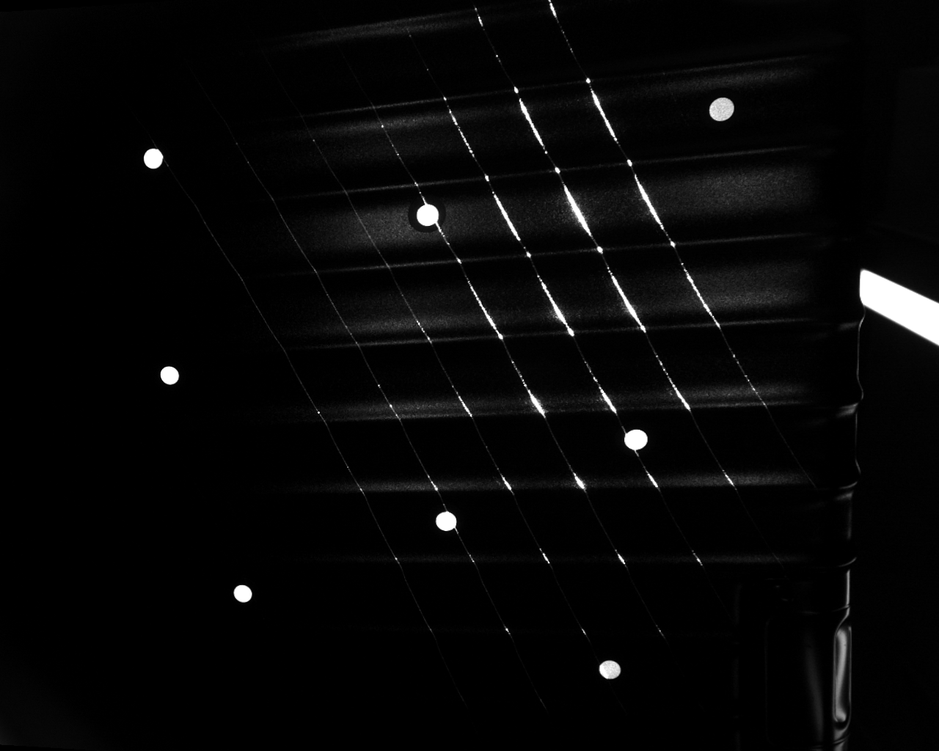
//> input picture test.BMP, 939 x 751 px, shrunk from 1280 x 1024 before the run
$ ./main   (built with g++ and OpenCV 4)
//> lines starting //> are read from the running program, lines starting //| are printed output that depends on the picture; after the words box and inside, x2 and y2 are one past the last pixel; in counts of white or black regions, pixels touching at a corner belong together
//> further down, Src is the input picture: 751 rows x 939 cols, CV_8UC3; min 0, max 255, mean 7.1
#include "opencv2/core/core.hpp"
#include "opencv2/highgui/highgui.hpp"
#include "opencv2/imgproc/imgproc.hpp"
#include <iostream>
#include <vector>
#include <string>

class ExtractLines{
private:
    cv::Mat Src,    //Define Mat to hold source image
            Img,    //Original image
            Dst,    //Processed image
            Dx,     //Partial derivative with respect to x
            Dy,     //Partial derivative with respect to y
            Dxx,    //Second derivate with respect to x
            Dxy,    //Second partial derivative with respect to x and y, Dxy = Dyx
            Dyy;    //Second derivative with respect to y
    std::vector<cv::Point> *DetectPoints;
    void ComputeDerivative(void);
    void ComputeHessian(void);
public:
    ExtractLines(const cv::Mat& Img);
    void imshow(void) const;
    inline ~ExtractLines(){delete DetectPoints;}
};

/**
 * @brief  Compute first and second partial derivative matrixes.
 *         Call ComputeHessian() after all the derivative matrixes
 *         has been computed.
**/
void ExtractLines::ComputeDerivative(void){

    cv::Mat Mask_Dx = (cv::Mat_<float>(3, 1) <<  1,  0 , -1);
    cv::Mat Mask_Dy = (cv::Mat_<float>(1, 3) <<  1,  0 , -1);
    cv::Mat Mask_Dxx = (cv::Mat_<float>(3, 1) << 1, -2 ,  1);
    cv::Mat Mask_Dyy = (cv::Mat_<float>(1, 3) << 1, -2 ,  1);
    cv::Mat Mask_Dxy = (cv::Mat_<float>(2, 2) << 1, -1 , -1, 1);

    cv::filter2D(Dst, Dx, CV_32FC1, Mask_Dx);
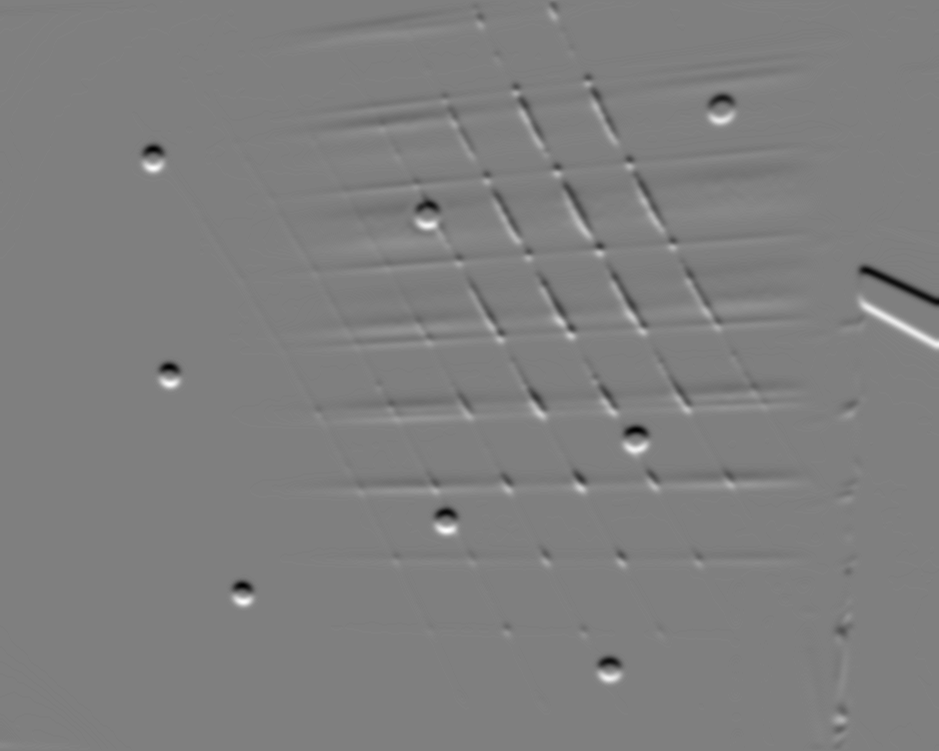
//> Dx: 751 rows x 939 cols, CV_32FC1; min -64, max 64, mean 0; drawn with min black and max white
    cv::filter2D(Dst, Dy, CV_32FC1, Mask_Dy);
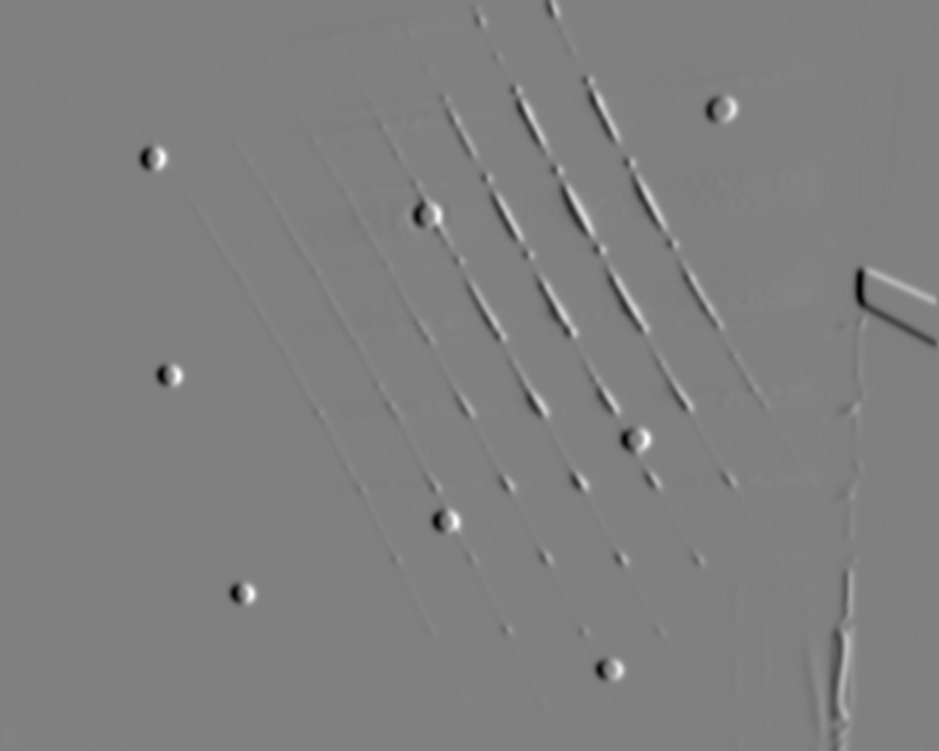
//> Dy: 751 rows x 939 cols, CV_32FC1; min -64, max 63, mean 0; drawn with min black and max white
    cv::filter2D(Dst, Dxx, CV_32FC1, Mask_Dxx);
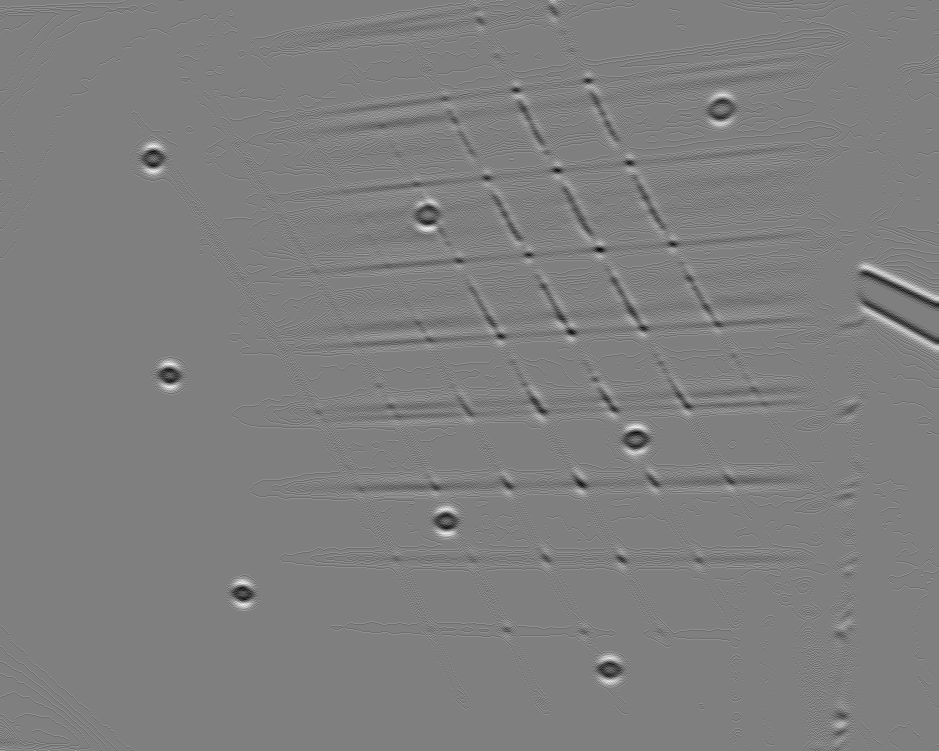
//> Dxx: 751 rows x 939 cols, CV_32FC1; min -8, max 8, mean 2.55e-05; drawn with min black and max white
    cv::filter2D(Dst, Dxy, CV_32FC1, Mask_Dxy);
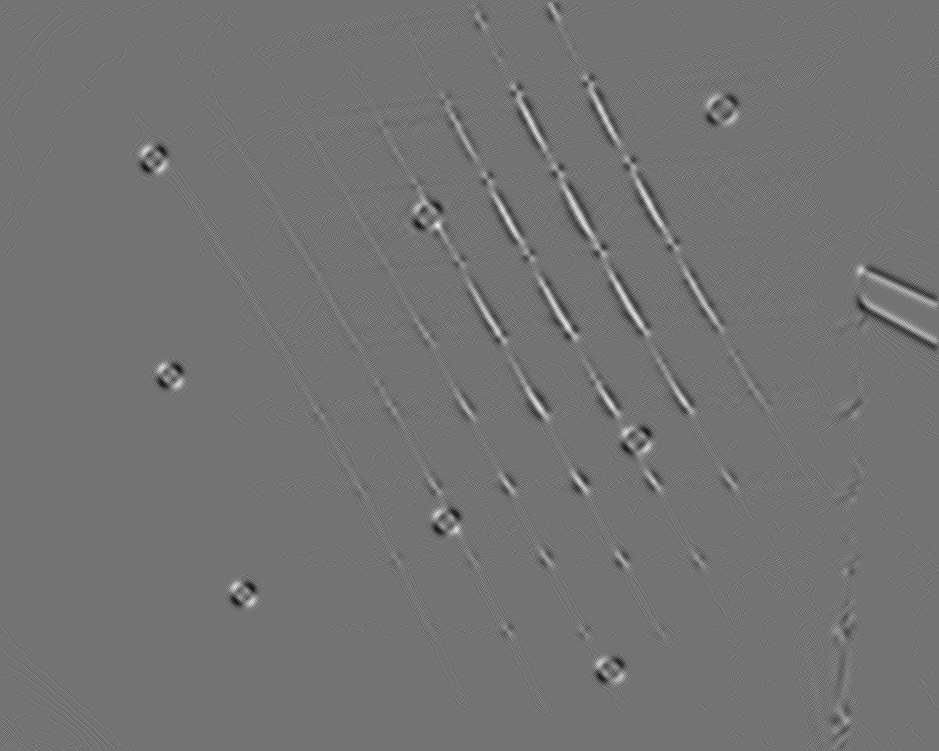
//> Dxy: 751 rows x 939 cols, CV_32FC1; min -5, max 6, mean -1.42e-06; drawn with min black and max white
    cv::filter2D(Dst, Dyy, CV_32FC1, Mask_Dyy);
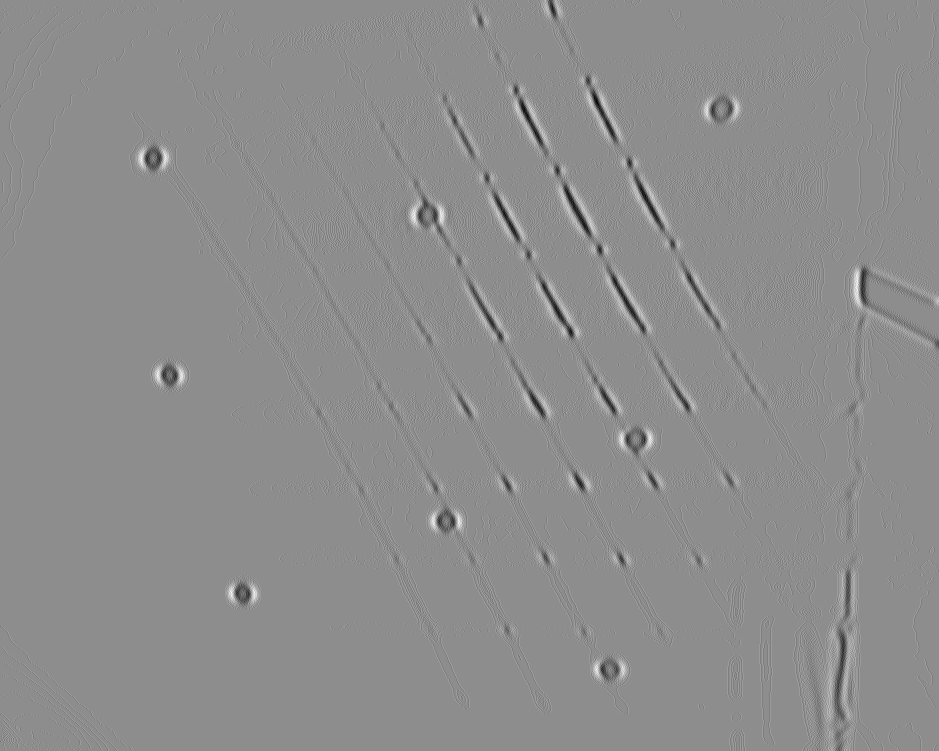
//> Dyy: 751 rows x 939 cols, CV_32FC1; min -10, max 8, mean -1.7e-05; drawn with min black and max white

    ComputeHessian();
}

/**
 * @brief  Compute first and second partial derivative matrixes.
 *         Call ComputeHessian() after all the derivative matrixes
 *         has been computed.
**/
void ExtractLines::ComputeHessian(void){
    for(int x = 0; x < Dst.cols; x++)
    {
        for(int y = 0; y < Dst.rows; y++)
        {
            if(Src.at<uchar>(y,x) > 10)
            {
                cv::Mat Hessian(2,2,CV_32FC1),Eigenvalue,Eigenvector;
                Hessian.at<float>(0, 0) = Dxx.at<float>(y, x);
                Hessian.at<float>(0, 1) = Dxy.at<float>(y, x);
                Hessian.at<float>(1, 0) = Dxy.at<float>(y, x);
                Hessian.at<float>(1, 1) = Dyy.at<float>(y, x);

                cv::eigen(Hessian, Eigenvalue, Eigenvector);
                double Nx, Ny;
                if(fabs(Eigenvalue.at<float>(0, 0)) >= fabs(Eigenvalue.at<float>(1, 0)))
                {
                    Nx = Eigenvector.at<float>(0, 0);
                    Ny = Eigenvector.at<float>(0, 1);
                }
                else
                {
                    Nx = Eigenvector.at<float>(1, 0);
                    Ny = Eigenvector.at<float>(1, 1);
                }
                double denominator = Dxx.at<float>(y,x) * Nx * Nx + 2 * Dxy.at<float>(y,x) * Nx * Ny + Dyy.at<float>(y,x) * Ny * Ny, t;
                if(denominator != 0.0)
                {
                    t = -(Dx.at<float>(y,x) * Nx + Dy.at<float>(y,x) * Ny) / denominator;
                    if(fabs(t * Nx) <= 0.5 && fabs(t * Ny) <= 0.5)
                    {
                        cv::Point_<float> res(x,y);
                        (*DetectPoints).push_back(res);
                    }
                }

            }
        }
    }
}

/**
 * @brief  Constructor, init the image and preprocess the input image with Gaussian filter.
           Throw error if cannot open the image.
   @param  img_name: the input file name.
**/
ExtractLines::ExtractLines(const cv::Mat& Input_img){
    Src = Input_img.clone();
    Img = Input_img.clone();
    cv::cvtColor(Src, Src, CV_BGR2GRAY);    //Convert RGB image to gray space
    Dst = Src.clone();
    cv::GaussianBlur(Dst, Dst, cv::Size(0, 0), 3, 3);
    DetectPoints = new std::vector<cv::Point>;
    ComputeDerivative();
}

/**
 * @brief  Draw detected salient points on original image using cv::circle and display the result.
**/
void ExtractLines::imshow(void) const{
    for(unsigned int i = 0; i < (*DetectPoints).size(); i++){
        cv::circle(Img, (*DetectPoints)[i], 0.3, cv::Scalar(0, 0, 200));
    }
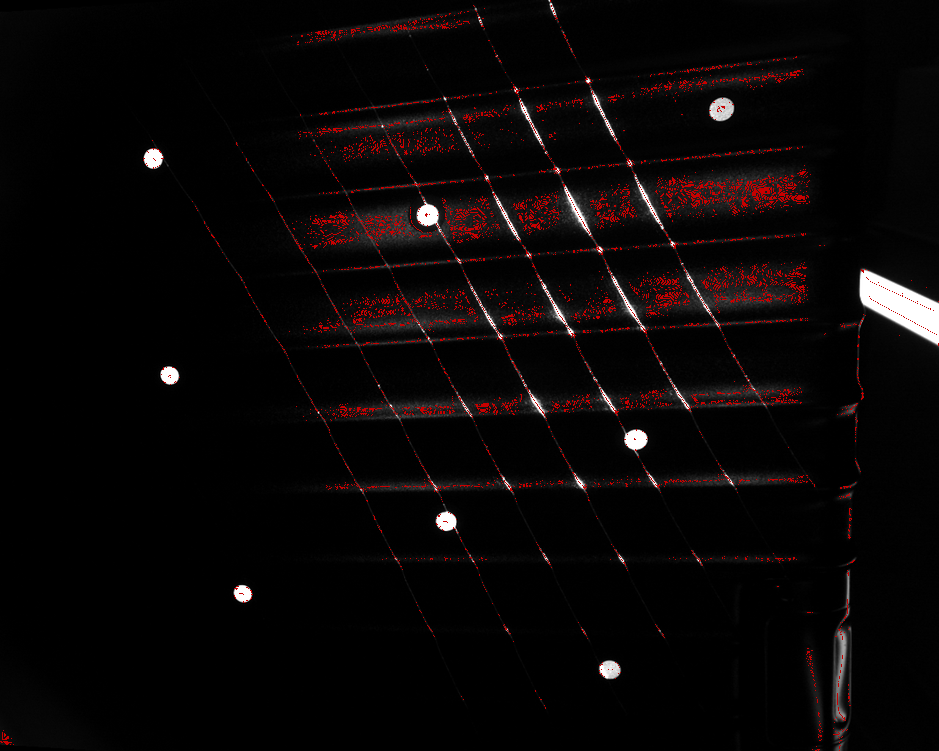
//> Img: 751 rows x 939 cols, CV_8UC3; 1.78% of pixels changed, all inside (x1, y1, x2, y2) = (0, 0, 939, 751)
    cv::imshow("result", Img);
    cv::waitKey(0);
}

#ifndef TEST

int main()
{
    cv::Mat Src= cv::imread("test.BMP",1);
    if(!Src.data){
        printf("fail to open the image!\n");
        return -1;
    }
    ExtractLines lines(Src);
    lines.imshow();
    return 0;

}
#endif
